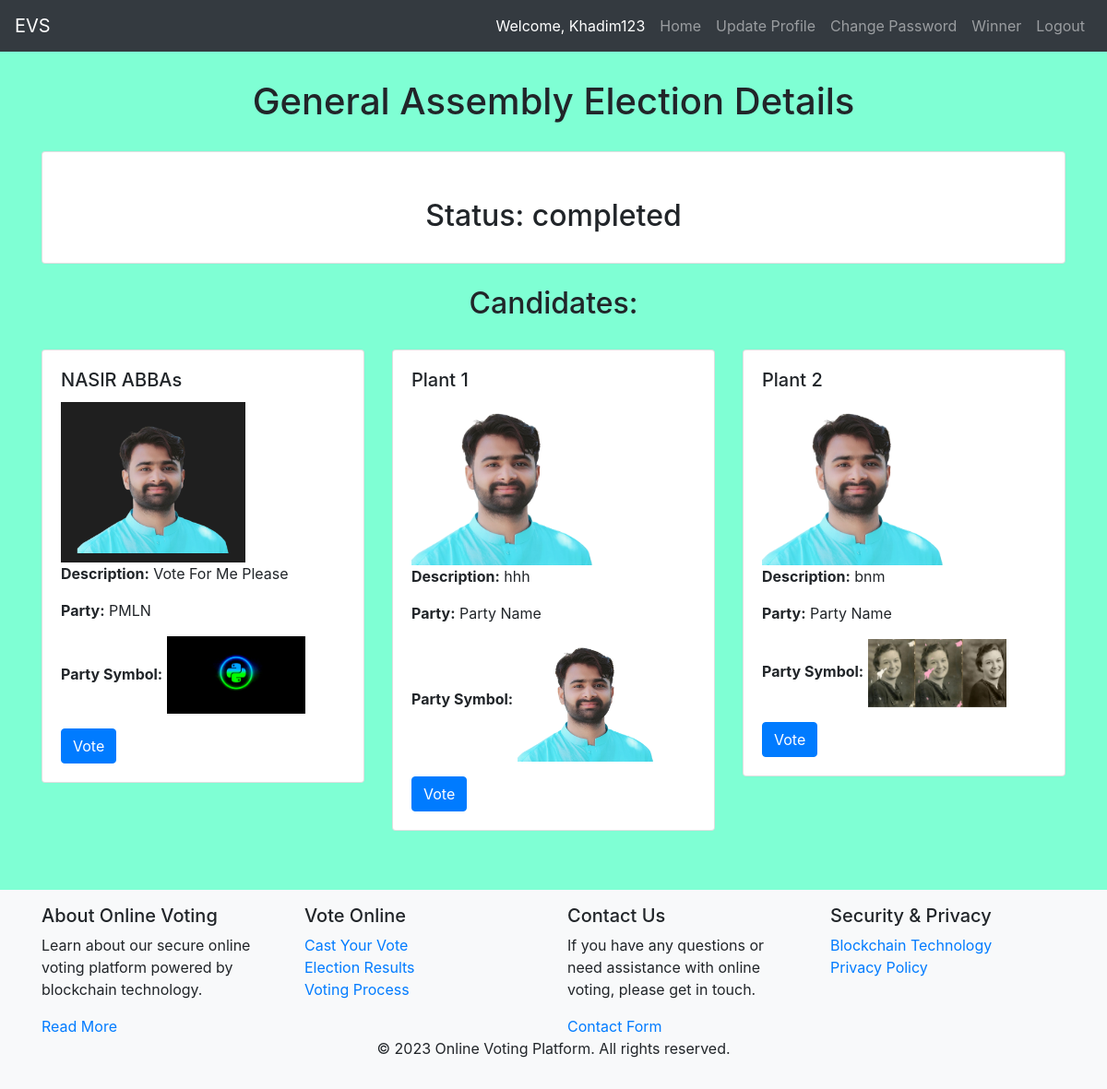
/election/3/ (signed in), run on the app's committed database.
### evs/models.py (models this page shows, shortened)
class Election(models.Model):
    name = models.CharField(max_length=255)
    status = models.CharField(max_length=50, choices=[('upcoming', 'Upcoming'), ('ongoing', 'Ongoing'), ('completed', 'Completed')])

class Candidate(models.Model):
    name = models.CharField(max_length=255)
    image = models.ImageField(upload_to='candidates/', null=True, blank=True)
    description = models.TextField()
    election = models.ForeignKey(Election, on_delete=models.CASCADE, default=1)
    party_name = models.CharField(max_length=255, default="Party Name")
    party_symbol = models.ImageField(upload_to='party_symbols/', null=True, blank=True)  # New field for party symbol

### evs/views.py (the view)
# urls.py: path('election/<int:election_id>/', views.election_detail, name='election_detail'),
@login_required
def election_detail(request, election_id):
    election = get_object_or_404(Election, id=election_id)
    if election.status == 'upcoming':
        return HttpResponse("This Election is not available yet. Please check back later.")
    candidates = Candidate.objects.filter(election=election)
    return render(request, 'election_detail.html', {'election': election, 'candidates': candidates})

### templates/election_detail.html (shortened to what this page needs)
{% extends "base.html" %}
{% block content %}
<div class="container mt-4">
    <h1>{{ election.name }} Details</h1>
    <div class="card mb-4">
        <div class="card-body">
            <h2 class="card-title">Status: {{ election.status }}</h2>
        </div>
    </div>
    <h2 class="mt-4">Candidates:</h2>
    <div class="row">
        {% for candidate in candidates %}
            <div class="col-md-4">
                <div class="card mb-3">
                    <div class="card-body">
                        <h5 class="card-title">{{ candidate.name }}</h5>
                        {% if candidate.image %}
                            <img src="{{ candidate.image.url }}" alt="{{ candidate.name }}" width="200px" height="200px" class="img-fluid">
                        {% endif %}
                        <p class="card-text"><strong>Description:</strong> {{ candidate.description }}</p>
                        <p><strong>Party:</strong> {{ candidate.party_name }}</p>
                        {% if candidate.party_symbol %}
                             <strong>Party Symbol:</strong> <img src="{{ candidate.party_symbol.url }}" alt="Party Symbol" width="150px" height="150px" class="img-fluid">
                        {% endif %}
                        <form method="post" action="{% url 'vote' election.id candidate.id %}">
                            <button type="submit" class="mt-3 btn btn-primary">Vote</button>
                        </form>
                    </div>
                </div>
            </div>
        {% endfor %}
    </div>
</div>
{% endblock %}

### templates/base.html (shortened to what this page needs)
<!DOCTYPE html>
<html lang="en">
<head>
    <link rel="stylesheet" href="https://maxcdn.bootstrapcdn.com/bootstrap/4.5.2/css/bootstrap.min.css">
</head>
<body>
<nav class="navbar navbar-expand-lg navbar-dark bg-dark">
    <a class="navbar-brand" href="{% url 'home' %}">EVS</a>
    <div class="collapse navbar-collapse" id="navbarNav">
        <ul class="navbar-nav ml-auto">
            {% if user.is_authenticated %}
            <li class="nav-item active ">
                <a class="nav-link" href="{% url 'home' %}">Welcome, {{ user.username }}</a>
            </li>
            <li class="nav-item ">
                <a class="nav-link" href="{% url 'home' %}">Home</a>
            </li>
            <li class="nav-item">
                <a class="nav-link" href="{% url 'update_profile' %}">Update Profile</a>
            </li>
            <li class="nav-item">
                <a class="nav-link" href="{% url 'change_password' %}">Change Password</a>
            </li>
            <li class="nav-item">
                <a class="nav-link" href="{% url 'election_winners' %}">Winner</a>
            </li>
            <li class="nav-item">
                <a class="nav-link" href="{% url 'logout' %}">Logout</a>
            </li>
            {% endif %}
        </ul>
    </div>
</nav>
    {% block content %}
    {% endblock %}
    <footer class="mt-5 py-3 bg-light">
        <div class="container">
            <div class="row">
                <div class="col-md-3">
                    <h5>About Online Voting</h5>
                    <p>Learn about our secure online voting platform powered by blockchain technology.</p>
                    <a href="#">Read More</a>
                </div>
                <div class="col-md-3">
                    <h5>Vote Online</h5>
                    <ul class="list-unstyled">
                        <li><a href="#">Cast Your Vote</a></li>
                        <li><a href="#">Election Results</a></li>
                        <li><a href="#">Voting Process</a></li>
                    </ul>
                </div>
                <div class="col-md-3">
                    <h5>Contact Us</h5>
                    <p>If you have any questions or need assistance with online voting, please get in touch.</p>
                    <a href="#">Contact Form</a>
                </div>
                <div class="col-md-3">
                    <h5>Security &amp; Privacy</h5>
                    <ul class="list-unstyled">
                        <li><a href="#">Blockchain Technology</a></li>
                        <li><a href="#">Privacy Policy</a></li>
                    </ul>
                </div>
            </div>
            <div class="row">
                <div class="col-md-12 text-center">
                    <p>&copy; 2023 Online Voting Platform. All rights reserved.</p>
                </div>
            </div>
        </div>
    </footer>
</body>
</html>

### templates/base.html (style rules this page uses)
body { background-color: aquamarine; }
h1 , h2, h3 , h4 { text-align: center; margin: 30px; }

### data on the page
Election: name "General Assembly Election", status "completed"
Candidate: name "NASIR ABBAs", image (picture), description "Vote For Me Please", party_name "PMLN", party_symbol (picture)
Candidate: name "Plant 1", image (picture), description "hhh", party_name "Party Name", party_symbol (picture)
Candidate: name "Plant 2", image (picture), description "bnm", party_name "Party Name", party_symbol (picture)

### other printed values
{{ user.username }} "Khadim123"
